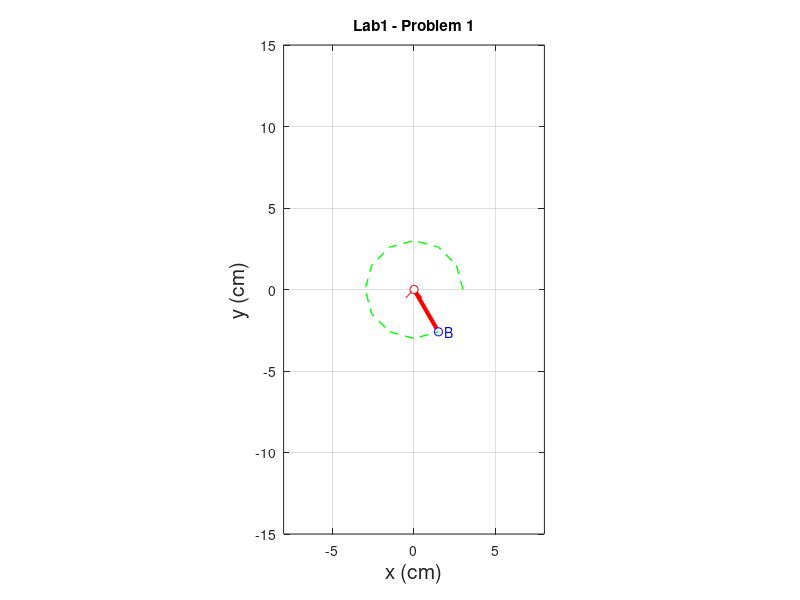

Write MATLAB code to recreate this figure.
%%% MIE301 Lab 1
%%
close all; % closes all figures
clear all; % clears all variables from memory
clc;       % clears all calculations from the Matlab workspace

% Plot Parameters: these will be used to set the axis limits on the figure
% using axis()
xmin= -8;  % leftmost window edge
xmax= 8;   % rightmost window edge
ymin= -15; % bottom window edge
ymax= 15;  % top window edge

%% Define the link and motion Parameters
stepsize = 30 *pi/180;                          % number of configuration steps to calculate along mechanism rotation
max_rotation_theta2 = 300 *pi/180;              % rotation limit of theta2, radians
theta2 = 0 : stepsize : max_rotation_theta2;    % link 2 rotation into 'increments' number of angles
length2 = 3;                                    % link #2 length

%% set up figure
figure(1);                         %create new figure
set(1,'WindowStyle','Docked')      %dock the figure

%% calculate mechanism motion and plot it
for i=1:length(theta2)                            % step through motion of the mechanism
    hold off;                                     % erase the previously plotted data each cycle
    Ax(i) = 0;                                    % pivot point of link 2 position
    Ay(i) = 0;                                    % pivot point of link 2 position
    Bx(i) = length2*cos( theta2(i) );             % point B position
    By(i) = length2*sin( theta2(i) ); 
   
    % point B position
    plot( [Ax(i) Bx(i)], [Ay(i), By(i)],'Color','r','LineWidth',3 ); %draw the link from A to B for the current configuration
    hold on;
    
    basePivotSize = .5;                                 %size of drawn base pivot
    plot([0,basePivotSize],[0,-basePivotSize],'r');     %draw base pivot
    plot([0,-basePivotSize],[0,-basePivotSize],'r');    %draw base pivot
    plot(0,0,'ro','MarkerFaceColor','w');               %draw a small circle at the base pivot point
    plot(Bx(i), By(i), 'bo','MarkerFaceColor','w');     %draw a small circle at B
    text(Bx(i)+0.4, By(i), 'B','color','b');            %label point B
    
    hold on;                            % draw on top of the current figure
    xlabel('x (cm)', 'fontsize', 15);   % axis label
    ylabel('y (cm)', 'fontsize', 15);   % axil label 
    grid on;                            % add a grid to the figure
    axis equal;                         % make sure the figure is not stretched
    title('Lab1 - Problem 1');          % add a title to the figure
    axis( [xmin xmax ymin ymax] );      % set figure axis limits
    
    % TODO:add new code for compute point C position and displaying link3 or segment BC
    % You can either add code below or insert above
    
    
    
    
    
    
    
    
    
    
    
    
    %%
    pause(0.1);                       % wait to proceed to next configuration, in seconds
    
end
plot(Bx(:),By(:),'--g','linewidth',1);  % draw a trace of the path of point B
%%





